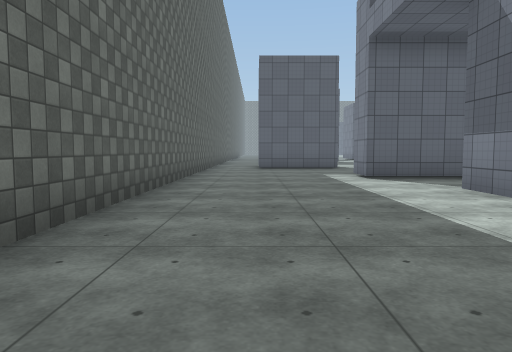
view 1 (above)

18 first-person views from a walk through a scene from a Unity 3-D project. The camera is 1.2 m above the floor, tilts 4° down and sees 70° across. The floor is counted in squares, 2 m on a side. Each view is taken from the middle of a square. On the plan, view 1 faces up. The plan holds only what a view shows up to about 10 squares ahead; the rest is blank. The place goes on beyond the plan. Surface patterns are stand-ins for the level's own textures.

view 2
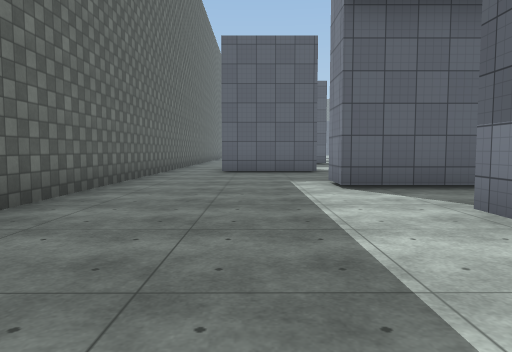

view 3
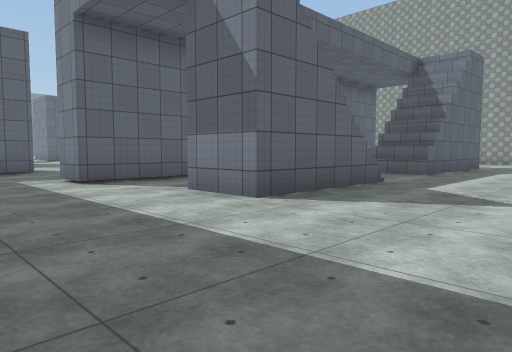

view 4
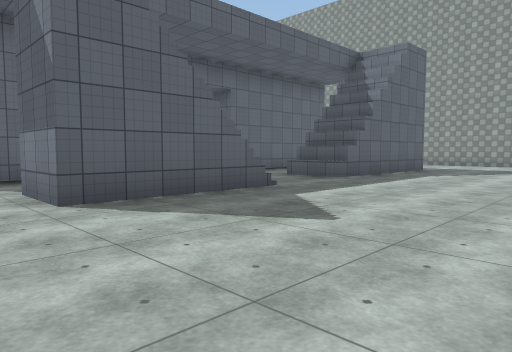

view 5
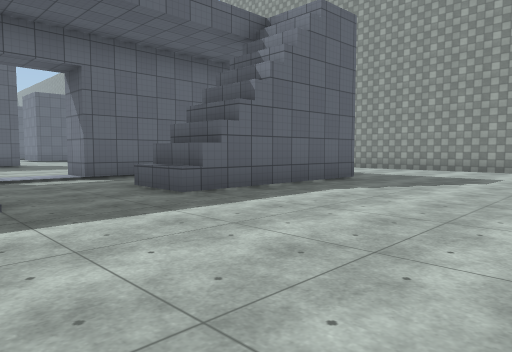

view 6
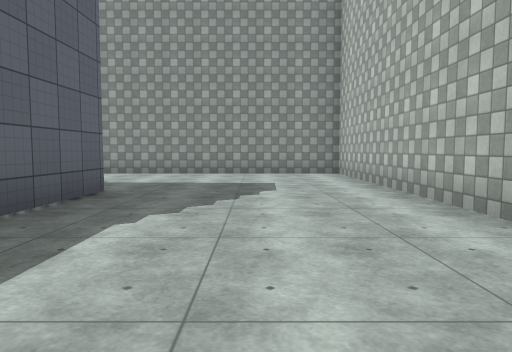

view 7
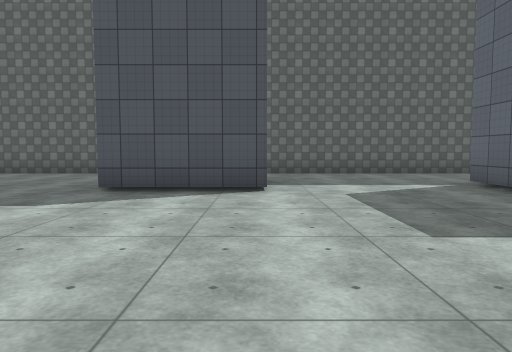

view 8
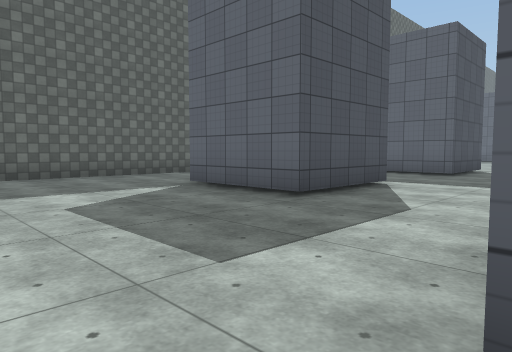

view 9
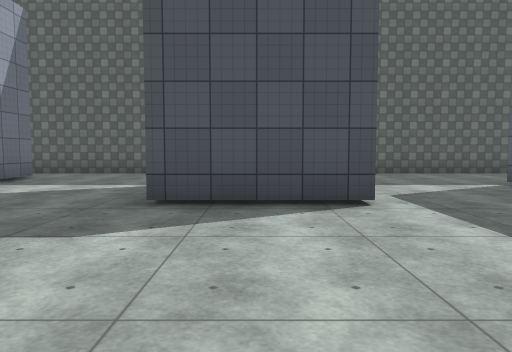

view 10
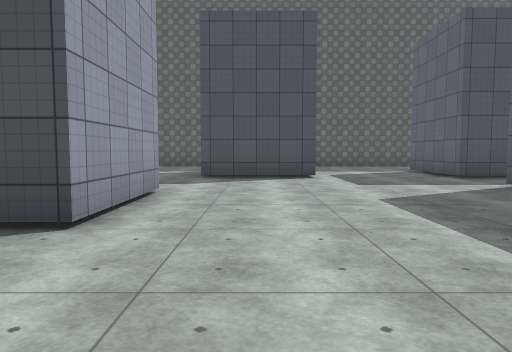

view 11
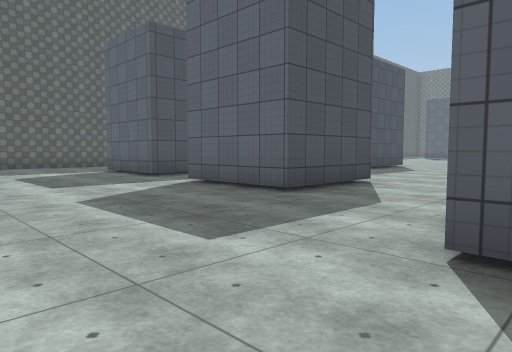

view 12
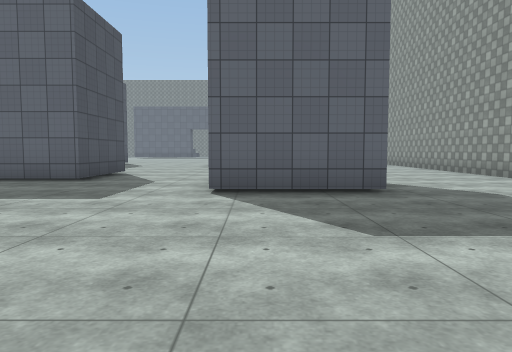

view 13
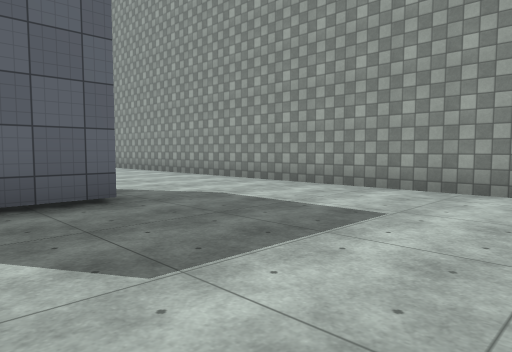

view 14
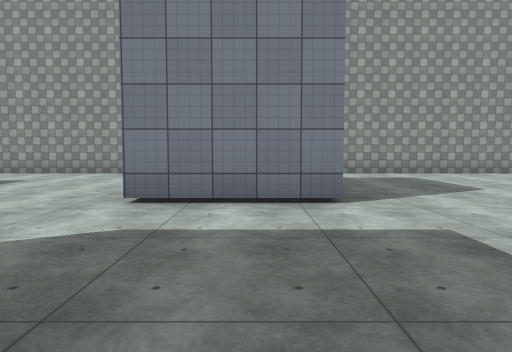

view 15
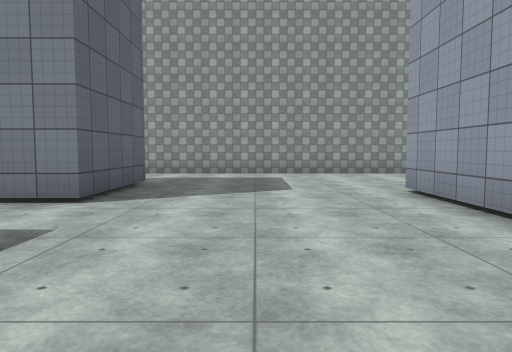

view 16
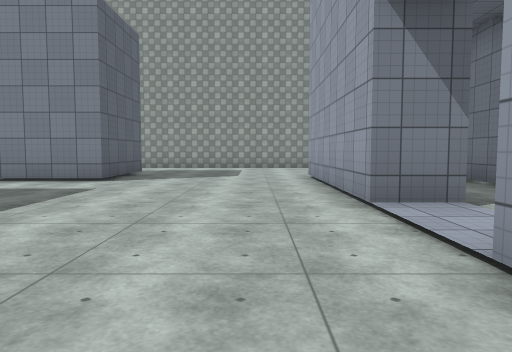

view 17
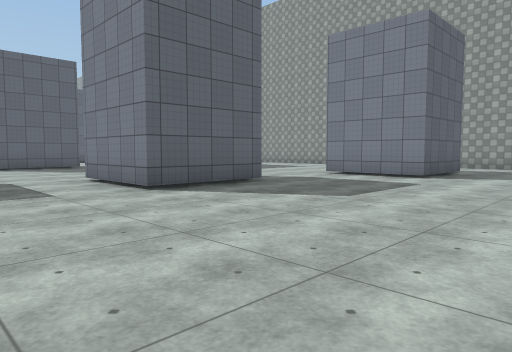

view 18
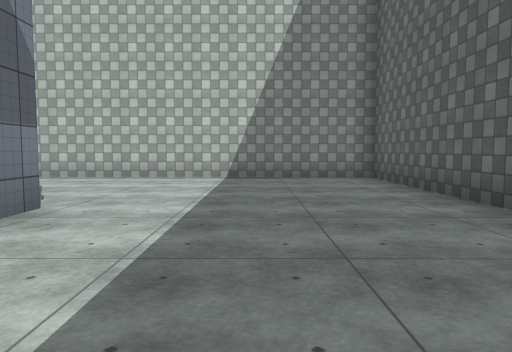

### Floor plan
Points are (right, up) in squares from view 1. A wall is a line through its corners. A room is listed if a view was taken in it or the views show most of it. See-through windows are left out.
Room 1 (views 1, 2, 3, 4, 5, 6, 7, 8, 9, 10, 11, 12, 13, 14, 15, 16, 17, 18)
walls: (9.4, 15.1) (6.8, 15.1) (6.8, 17.6) (9.3, 17.6) (9.3, 17); (2.6, 14.2) (2.6, 11.7) (0, 11.7); (10.9, 7.8) (8.8, 7.8) (8.8, 8.8) (13.4, 8.8); (14.8, 13) (12.1, 13) (12.1, 15.6); (4.8, 7.8) (2.4, 7.8) (2.4, 8.9); (4, 20.4) (4, 17.8) (1.5, 17.8); (0, 14.2) (1.1, 14.2); (11.3, 5.8) (12.4, 5.7); (13.9, 21.1) (11.2, 21.1); (9.2, 4.3) (9.3, 5.9); (9.6, 4.2) (9.6, 5.9); (17.5, 17.4) (17.5, 26.1); (13.4, 4.2) (8.8, 4.3); (-1.6, 19.8) (-1.6, -0.2) (5.9, -0.2); (8.6, 25.6) (8.6, 23.1) (6, 23.1); (4.2, 25.4) (4.2, 23.4) (1.6, 23.4); (11, -0.2) (17.5, -0.2) (17.5, 14); (-1.6, 25.6) (-1.6, 22.1)
low walls: (8.8, 4.3) (8.8, 5.9)

Positions as (right, up) in squares from view 1, and headings:
1: (0, 0), facing up
2: (1, 2), facing up
3: (0, 1), facing up-right
4: (2, 0), facing up-right
5: (6, 0), facing up-right
6: (8, 2), facing right
7: (8, 14), facing left
8: (7, 14), facing up-left
9: (8, 19), facing left
10: (12, 19), facing left
11: (12, 19), facing up-left
12: (12, 16), facing up
13: (12, 17), facing up-right
14: (8, 14), facing right
15: (8, 11), facing right
16: (5, 10), facing right
17: (4, 10), facing up-right
18: (1, 8), facing down
